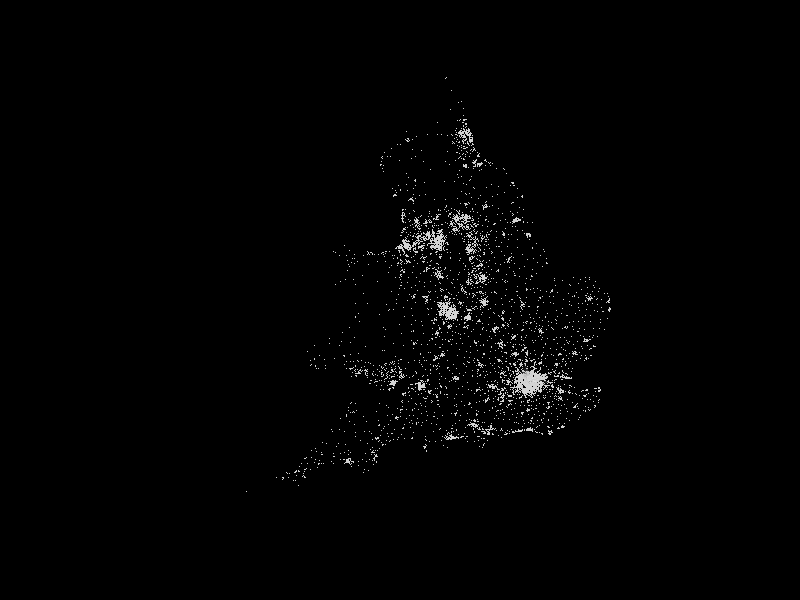

Source code (R):
### DATA SECTION

library(data.table)

## Read data with 'data.table::fread'
input <- fread("wu03ew_v1.csv", select = 1:3)
setnames(input, 1:3, new = c("origin", "destination","total"))
## Coordinates
centroids <- fread("msoa_popweightedcentroids.csv")
## 'Code' is the key to be used in the joins
setkey(centroids, Code)
## Key of centroids matches `origin` in `input`
origin <- centroids[input[,.(origin, total)]]
setnames(origin, c('East', 'North'), c('xstart', 'ystart'))
## Key of centroids matches `destination` in `input`
destination <- centroids[input[,.(destination)]]
setnames(destination, c('East', 'North'), c('xend', 'yend'))
## Bind both results
trajects <- cbind(origin, destination)

### GRAPHICS SECTION

library(lattice)
library(classInt)
## Background set to black
myTheme <- simpleTheme()
myTheme$background$col <- 'black'
## Palette and classes
nClasses <- 5
pal <- colorRampPalette(c('gray70', 'white'))(nClasses)
classes <- classIntervals(trajects[total > 10, total],
                          n = nClasses, style = 'quantile')
classes <- findCols(classes)


xyplot(North ~ East, data = centroids,
       pch = '.', col = 'lightgray',
       aspect = 'iso',
       par.settings = myTheme,
       panel = function(...){
         ## panel.xyplot displays the 'centroids'
         panel.xyplot(...)
         ## panel.segments displays the lines using a `data.table`
         ## query.
         trajects[total > 10,
                  panel.segments(xstart, ystart, xend, yend,
                                 col = pal[classes],
                                 alpha = 0.05, lwd = 0.3)
                  ]
       })
